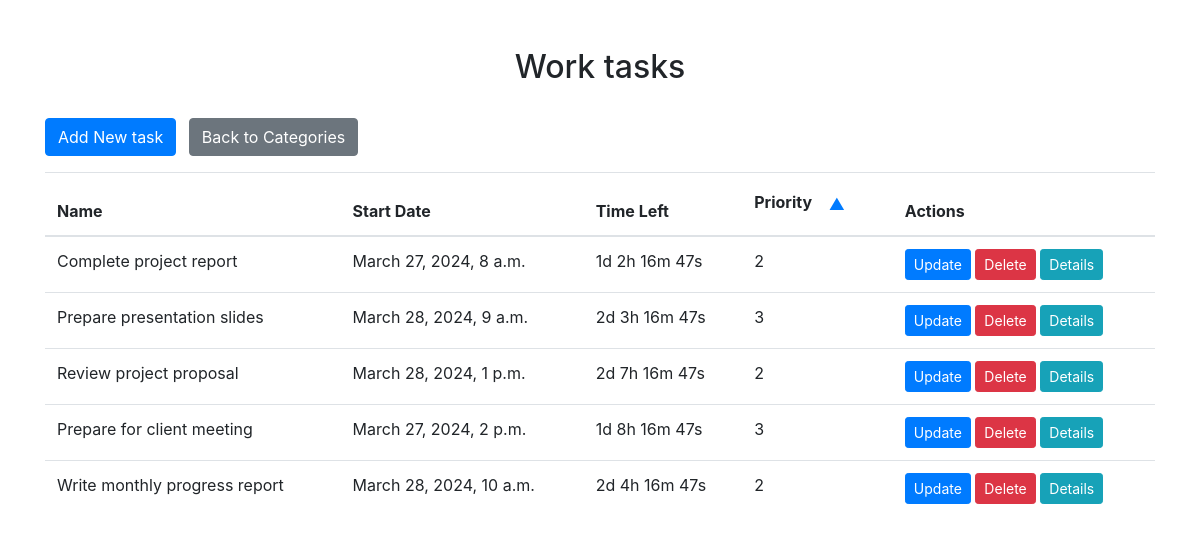
Screenshot of /categories/2/ (signed in) with the database file from the repository.
### task_management_system_app/models.py (models this page shows)
class Category(models.Model):
    name = models.CharField(max_length=100)

class Task(models.Model):
    name = models.CharField(max_length=100)
    category = models.ForeignKey(Category, on_delete=models.CASCADE)
    assigned_to = models.ForeignKey(User, on_delete=models.CASCADE, related_name='tasks')
    start_date = models.DateTimeField()
    end_date = models.DateTimeField()
    priority = models.IntegerField(default=1)
    description = models.TextField(default='')
    location = models.CharField(max_length=255, default='')
    organizer = models.CharField(max_length=100, default='')

### task_management_system_app/views.py (the view)
@login_required
@admin_required
def category_tasks(request, category_id):
    category = get_object_or_404(Category, pk=category_id)
    tasks = category.task_set.all()
    return render(request, 'task_management_system_app/category_tasks.html', {'category': category, 'tasks': tasks})

### task_management_system_app/templates/task_management_system_app/category_tasks.html (shortened to what this page needs)
<!DOCTYPE html>
<html lang="en">
<head>
  <link rel="stylesheet" href="https://maxcdn.bootstrapcdn.com/bootstrap/4.5.2/css/bootstrap.min.css" />
</head>
<body>
  <div class="container mt-5">
    <h2 class="text-center">{{ category.name }} tasks</h2>
    <br>
    <div class="mb-3">
      <a href="{% url 'create_task' %}" class="btn btn-primary">Add New task</a>
      <a href="{% url 'category_list' %}" class="btn btn-secondary ml-2">Back to Categories</a>
    </div>
    <table id="taskTable" class="table">
      <thead>
        <tr>
          <th>Name</th>
          <th>Start Date</th>
          <th>Time Left</th>
          <th>Priority <button class="btn btn-link" onclick="sortByPriority()">&#x25B2;</button></th>
          <th>Actions</th>
        </tr>
      </thead>
      <tbody>
        {% for task in tasks %}
          <tr>
            <td>{{ task.name }}</td>
            <td>{{ task.start_date }}</td>
            <td>
              <div id="countdown_{{ task.id }}" class="countdown-timer"></div>
            </td>
            <td>{{ task.priority }}</td>
            <td>
              <a href="{% url 'update_task' task.id %}" class="btn btn-primary btn-sm">Update</a>
              <form method="post" action="{% url 'delete_task' task.id %}" style="display: inline;">
                <button type="submit" class="btn btn-danger btn-sm">Delete</button>
              </form>
              <button type="button" class="btn btn-info btn-sm" data-toggle="modal" data-target="#taskModal_{{ task.id }}">Details</button>
            </td>
          </tr>
        {% endfor %}
      </tbody>
    </table>
  </div>
</body>
</html>

### rows the page displays
Category: name "Work"
Task: name "Complete project report", start_date "March 27, 2024, 8 a.m.", priority "2"
Task: name "Prepare presentation slides", start_date "March 28, 2024, 9 a.m.", priority "3"
Task: name "Review project proposal", start_date "March 28, 2024, 1 p.m.", priority "2"
Task: name "Prepare for client meeting", start_date "March 27, 2024, 2 p.m.", priority "3"
Task: name "Write monthly progress report", start_date "March 28, 2024, 10 a.m.", priority "2"
